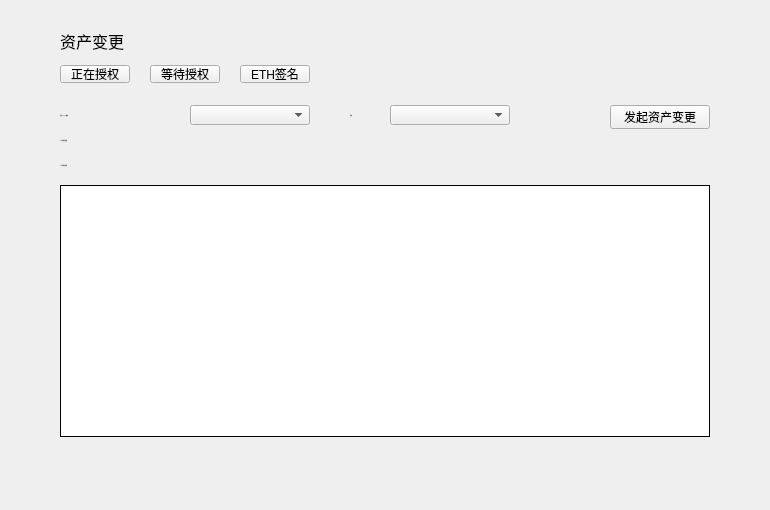
<?xml version="1.0" encoding="UTF-8"?>
<ui version="4.0">
 <class>ColdHotTransferPage</class>
 <widget class="QWidget" name="ColdHotTransferPage">
  <property name="geometry">
   <rect>
    <x>0</x>
    <y>0</y>
    <width>770</width>
    <height>510</height>
   </rect>
  </property>
  <property name="windowTitle">
   <string>Form</string>
  </property>
  <widget class="QComboBox" name="accountComboBox">
   <property name="geometry">
    <rect>
     <x>190</x>
     <y>105</y>
     <width>120</width>
     <height>20</height>
    </rect>
   </property>
   <property name="font">
    <font>
     <family>微软雅黑</family>
     <weight>50</weight>
     <bold>false</bold>
    </font>
   </property>
   <property name="focusPolicy">
    <enum>Qt::NoFocus</enum>
   </property>
   <property name="styleSheet">
    <string notr="true"/>
   </property>
  </widget>
  <widget class="QLabel" name="label">
   <property name="geometry">
    <rect>
     <x>60</x>
     <y>105</y>
     <width>160</width>
     <height>20</height>
    </rect>
   </property>
   <property name="font">
    <font>
     <family>微软雅黑</family>
     <pointsize>-1</pointsize>
     <weight>50</weight>
     <italic>false</italic>
     <bold>false</bold>
    </font>
   </property>
   <property name="styleSheet">
    <string notr="true">QLabel{color: rgb(80,80,80);
font: 11px &quot;微软雅黑&quot;;}</string>
   </property>
   <property name="text">
    <string>当前wallfacer账号</string>
   </property>
   <property name="alignment">
    <set>Qt::AlignLeading|Qt::AlignLeft|Qt::AlignVCenter</set>
   </property>
  </widget>
  <widget class="QToolButton" name="transferBtn">
   <property name="geometry">
    <rect>
     <x>610</x>
     <y>105</y>
     <width>100</width>
     <height>24</height>
    </rect>
   </property>
   <property name="font">
    <font>
     <family>微软雅黑</family>
     <weight>50</weight>
     <italic>false</italic>
     <bold>false</bold>
    </font>
   </property>
   <property name="cursor">
    <cursorShape>PointingHandCursor</cursorShape>
   </property>
   <property name="focusPolicy">
    <enum>Qt::NoFocus</enum>
   </property>
   <property name="styleSheet">
    <string notr="true"/>
   </property>
   <property name="text">
    <string>发起资产变更</string>
   </property>
  </widget>
  <widget class="QLabel" name="title_label">
   <property name="geometry">
    <rect>
     <x>60</x>
     <y>28</y>
     <width>200</width>
     <height>26</height>
    </rect>
   </property>
   <property name="font">
    <font>
     <family>微软雅黑</family>
     <pointsize>12</pointsize>
     <weight>50</weight>
     <italic>false</italic>
     <bold>false</bold>
    </font>
   </property>
   <property name="styleSheet">
    <string notr="true"/>
   </property>
   <property name="text">
    <string>资产变更</string>
   </property>
  </widget>
  <widget class="QPushButton" name="typeCurrentBtn">
   <property name="geometry">
    <rect>
     <x>60</x>
     <y>65</y>
     <width>70</width>
     <height>18</height>
    </rect>
   </property>
   <property name="cursor">
    <cursorShape>PointingHandCursor</cursorShape>
   </property>
   <property name="styleSheet">
    <string notr="true"/>
   </property>
   <property name="text">
    <string>正在授权</string>
   </property>
  </widget>
  <widget class="QPushButton" name="typeWaitingBtn">
   <property name="geometry">
    <rect>
     <x>150</x>
     <y>65</y>
     <width>70</width>
     <height>18</height>
    </rect>
   </property>
   <property name="cursor">
    <cursorShape>PointingHandCursor</cursorShape>
   </property>
   <property name="styleSheet">
    <string notr="true"/>
   </property>
   <property name="text">
    <string>等待授权</string>
   </property>
  </widget>
  <widget class="QStackedWidget" name="stackedWidget">
   <property name="geometry">
    <rect>
     <x>0</x>
     <y>466</y>
     <width>770</width>
     <height>41</height>
    </rect>
   </property>
  </widget>
  <widget class="QPushButton" name="typeETHBtn">
   <property name="geometry">
    <rect>
     <x>240</x>
     <y>65</y>
     <width>70</width>
     <height>18</height>
    </rect>
   </property>
   <property name="cursor">
    <cursorShape>PointingHandCursor</cursorShape>
   </property>
   <property name="styleSheet">
    <string notr="true"/>
   </property>
   <property name="text">
    <string>ETH签名</string>
   </property>
  </widget>
  <widget class="QStackedWidget" name="stackedWidget2">
   <property name="geometry">
    <rect>
     <x>0</x>
     <y>125</y>
     <width>770</width>
     <height>315</height>
    </rect>
   </property>
   <property name="currentIndex">
    <number>1</number>
   </property>
   <widget class="QWidget" name="trxPage">
    <widget class="QTableWidget" name="coldHotTransactionTableWidget">
     <property name="geometry">
      <rect>
       <x>60</x>
       <y>20</y>
       <width>650</width>
       <height>294</height>
      </rect>
     </property>
     <property name="cursor" stdset="0">
      <cursorShape>ArrowCursor</cursorShape>
     </property>
     <property name="layoutDirection">
      <enum>Qt::LeftToRight</enum>
     </property>
     <property name="styleSheet">
      <string notr="true"/>
     </property>
     <property name="frameShape">
      <enum>QFrame::Box</enum>
     </property>
     <property name="frameShadow">
      <enum>QFrame::Plain</enum>
     </property>
     <property name="verticalScrollBarPolicy">
      <enum>Qt::ScrollBarAsNeeded</enum>
     </property>
     <property name="horizontalScrollBarPolicy">
      <enum>Qt::ScrollBarAlwaysOff</enum>
     </property>
     <property name="autoScroll">
      <bool>true</bool>
     </property>
     <property name="editTriggers">
      <set>QAbstractItemView::NoEditTriggers</set>
     </property>
     <property name="selectionMode">
      <enum>QAbstractItemView::NoSelection</enum>
     </property>
     <property name="iconSize">
      <size>
       <width>19</width>
       <height>12</height>
      </size>
     </property>
     <property name="showGrid">
      <bool>true</bool>
     </property>
     <property name="gridStyle">
      <enum>Qt::SolidLine</enum>
     </property>
     <attribute name="horizontalHeaderVisible">
      <bool>false</bool>
     </attribute>
     <attribute name="horizontalHeaderCascadingSectionResizes">
      <bool>false</bool>
     </attribute>
     <attribute name="horizontalHeaderHighlightSections">
      <bool>false</bool>
     </attribute>
     <attribute name="verticalHeaderVisible">
      <bool>false</bool>
     </attribute>
     <attribute name="verticalHeaderHighlightSections">
      <bool>false</bool>
     </attribute>
     <column>
      <property name="text">
       <string>申请时间</string>
      </property>
      <property name="font">
       <font>
        <family>微软雅黑</family>
       </font>
      </property>
      <property name="textAlignment">
       <set>AlignCenter</set>
      </property>
     </column>
     <column>
      <property name="text">
       <string>金额</string>
      </property>
      <property name="font">
       <font>
        <family>微软雅黑</family>
       </font>
      </property>
      <property name="textAlignment">
       <set>AlignCenter</set>
      </property>
     </column>
     <column>
      <property name="text">
       <string>转出地址</string>
      </property>
      <property name="font">
       <font>
        <family>微软雅黑</family>
       </font>
      </property>
      <property name="textAlignment">
       <set>AlignCenter</set>
      </property>
     </column>
     <column>
      <property name="text">
       <string>转入地址</string>
      </property>
      <property name="font">
       <font>
        <family>微软雅黑</family>
       </font>
      </property>
      <property name="textAlignment">
       <set>AlignCenter</set>
      </property>
     </column>
     <column>
      <property name="text">
       <string>状态</string>
      </property>
      <property name="font">
       <font>
        <family>微软雅黑</family>
       </font>
      </property>
      <property name="textAlignment">
       <set>AlignCenter</set>
      </property>
     </column>
     <column>
      <property name="text">
       <string/>
      </property>
     </column>
     <column>
      <property name="text">
       <string/>
      </property>
     </column>
    </widget>
   </widget>
   <widget class="QWidget" name="ethPage">
    <widget class="QTableWidget" name="ethFinalTrxTableWidget">
     <property name="geometry">
      <rect>
       <x>60</x>
       <y>60</y>
       <width>650</width>
       <height>252</height>
      </rect>
     </property>
     <property name="cursor" stdset="0">
      <cursorShape>ArrowCursor</cursorShape>
     </property>
     <property name="layoutDirection">
      <enum>Qt::LeftToRight</enum>
     </property>
     <property name="styleSheet">
      <string notr="true"/>
     </property>
     <property name="frameShape">
      <enum>QFrame::Box</enum>
     </property>
     <property name="frameShadow">
      <enum>QFrame::Plain</enum>
     </property>
     <property name="verticalScrollBarPolicy">
      <enum>Qt::ScrollBarAsNeeded</enum>
     </property>
     <property name="horizontalScrollBarPolicy">
      <enum>Qt::ScrollBarAlwaysOff</enum>
     </property>
     <property name="autoScroll">
      <bool>true</bool>
     </property>
     <property name="editTriggers">
      <set>QAbstractItemView::NoEditTriggers</set>
     </property>
     <property name="selectionMode">
      <enum>QAbstractItemView::NoSelection</enum>
     </property>
     <property name="iconSize">
      <size>
       <width>19</width>
       <height>12</height>
      </size>
     </property>
     <property name="showGrid">
      <bool>true</bool>
     </property>
     <property name="gridStyle">
      <enum>Qt::SolidLine</enum>
     </property>
     <attribute name="horizontalHeaderVisible">
      <bool>false</bool>
     </attribute>
     <attribute name="horizontalHeaderCascadingSectionResizes">
      <bool>false</bool>
     </attribute>
     <attribute name="horizontalHeaderHighlightSections">
      <bool>false</bool>
     </attribute>
     <attribute name="verticalHeaderVisible">
      <bool>false</bool>
     </attribute>
     <attribute name="verticalHeaderHighlightSections">
      <bool>false</bool>
     </attribute>
     <column>
      <property name="text">
       <string>币种</string>
      </property>
      <property name="font">
       <font>
        <family>微软雅黑</family>
       </font>
      </property>
      <property name="textAlignment">
       <set>AlignCenter</set>
      </property>
     </column>
     <column>
      <property name="text">
       <string>签名地址</string>
      </property>
      <property name="textAlignment">
       <set>AlignCenter</set>
      </property>
     </column>
     <column>
      <property name="text">
       <string>NONCE</string>
      </property>
      <property name="font">
       <font>
        <family>微软雅黑</family>
       </font>
      </property>
      <property name="textAlignment">
       <set>AlignCenter</set>
      </property>
     </column>
     <column>
      <property name="text">
       <string/>
      </property>
     </column>
    </widget>
    <widget class="QLabel" name="label_2">
     <property name="geometry">
      <rect>
       <x>60</x>
       <y>5</y>
       <width>130</width>
       <height>20</height>
      </rect>
     </property>
     <property name="font">
      <font>
       <family>微软雅黑</family>
       <pointsize>-1</pointsize>
       <weight>50</weight>
       <italic>false</italic>
       <bold>false</bold>
      </font>
     </property>
     <property name="styleSheet">
      <string notr="true">QLabel{color: rgb(80,80,80);
font: 11px &quot;微软雅黑&quot;;}</string>
     </property>
     <property name="text">
      <string>ETH热地址余额</string>
     </property>
     <property name="alignment">
      <set>Qt::AlignLeading|Qt::AlignLeft|Qt::AlignVCenter</set>
     </property>
    </widget>
    <widget class="QLabel" name="label_3">
     <property name="geometry">
      <rect>
       <x>60</x>
       <y>30</y>
       <width>130</width>
       <height>20</height>
      </rect>
     </property>
     <property name="font">
      <font>
       <family>微软雅黑</family>
       <pointsize>-1</pointsize>
       <weight>50</weight>
       <italic>false</italic>
       <bold>false</bold>
      </font>
     </property>
     <property name="styleSheet">
      <string notr="true">QLabel{color: rgb(80,80,80);
font: 11px &quot;微软雅黑&quot;;}</string>
     </property>
     <property name="text">
      <string>ETH冷地址余额</string>
     </property>
     <property name="alignment">
      <set>Qt::AlignLeading|Qt::AlignLeft|Qt::AlignVCenter</set>
     </property>
    </widget>
    <widget class="QLabel" name="hotAddressBalanceLabel">
     <property name="geometry">
      <rect>
       <x>190</x>
       <y>5</y>
       <width>390</width>
       <height>20</height>
      </rect>
     </property>
     <property name="font">
      <font>
       <family>微软雅黑</family>
       <pointsize>-1</pointsize>
       <weight>50</weight>
       <italic>false</italic>
       <bold>false</bold>
      </font>
     </property>
     <property name="styleSheet">
      <string notr="true">QLabel{color: rgb(80,80,80);
font: 11px &quot;微软雅黑&quot;;}</string>
     </property>
     <property name="text">
      <string/>
     </property>
     <property name="alignment">
      <set>Qt::AlignLeading|Qt::AlignLeft|Qt::AlignVCenter</set>
     </property>
     <property name="textInteractionFlags">
      <set>Qt::LinksAccessibleByMouse|Qt::TextSelectableByMouse</set>
     </property>
    </widget>
    <widget class="QLabel" name="coldAddressBalanceLabel">
     <property name="geometry">
      <rect>
       <x>190</x>
       <y>30</y>
       <width>390</width>
       <height>20</height>
      </rect>
     </property>
     <property name="font">
      <font>
       <family>微软雅黑</family>
       <pointsize>-1</pointsize>
       <weight>50</weight>
       <italic>false</italic>
       <bold>false</bold>
      </font>
     </property>
     <property name="styleSheet">
      <string notr="true">QLabel{color: rgb(80,80,80);
font: 11px &quot;微软雅黑&quot;;}</string>
     </property>
     <property name="text">
      <string/>
     </property>
     <property name="alignment">
      <set>Qt::AlignLeading|Qt::AlignLeft|Qt::AlignVCenter</set>
     </property>
     <property name="textInteractionFlags">
      <set>Qt::LinksAccessibleByMouse|Qt::TextSelectableByMouse</set>
     </property>
    </widget>
   </widget>
  </widget>
  <widget class="QComboBox" name="assetComboBox">
   <property name="geometry">
    <rect>
     <x>390</x>
     <y>105</y>
     <width>120</width>
     <height>20</height>
    </rect>
   </property>
   <property name="font">
    <font>
     <family>微软雅黑</family>
     <weight>50</weight>
     <bold>false</bold>
    </font>
   </property>
   <property name="focusPolicy">
    <enum>Qt::NoFocus</enum>
   </property>
   <property name="styleSheet">
    <string notr="true"/>
   </property>
  </widget>
  <widget class="QLabel" name="assetLabel">
   <property name="geometry">
    <rect>
     <x>350</x>
     <y>105</y>
     <width>60</width>
     <height>20</height>
    </rect>
   </property>
   <property name="font">
    <font>
     <family>微软雅黑</family>
     <pointsize>-1</pointsize>
     <weight>50</weight>
     <italic>false</italic>
     <bold>false</bold>
    </font>
   </property>
   <property name="styleSheet">
    <string notr="true">QLabel{color: rgb(80,80,80);
font: 11px &quot;微软雅黑&quot;;}</string>
   </property>
   <property name="text">
    <string>币种</string>
   </property>
   <property name="alignment">
    <set>Qt::AlignLeading|Qt::AlignLeft|Qt::AlignVCenter</set>
   </property>
  </widget>
 </widget>
 <resources/>
 <connections/>
</ui>
